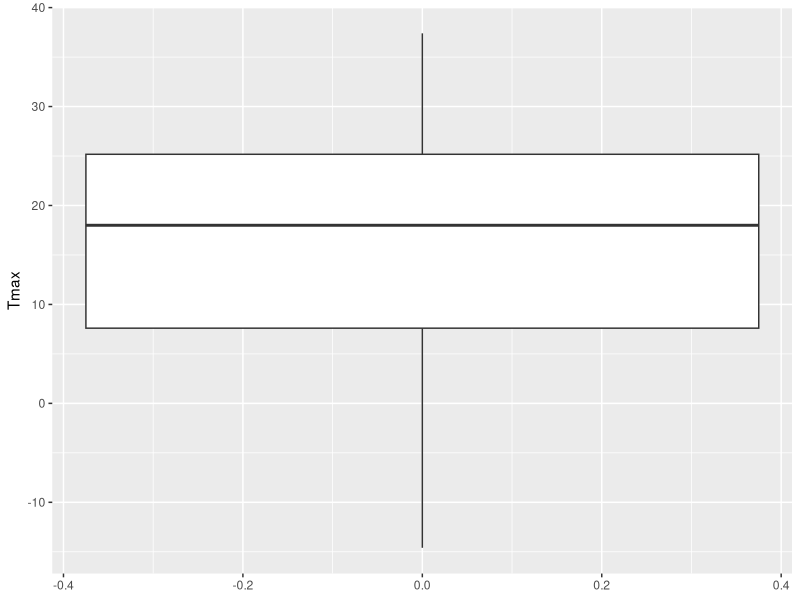
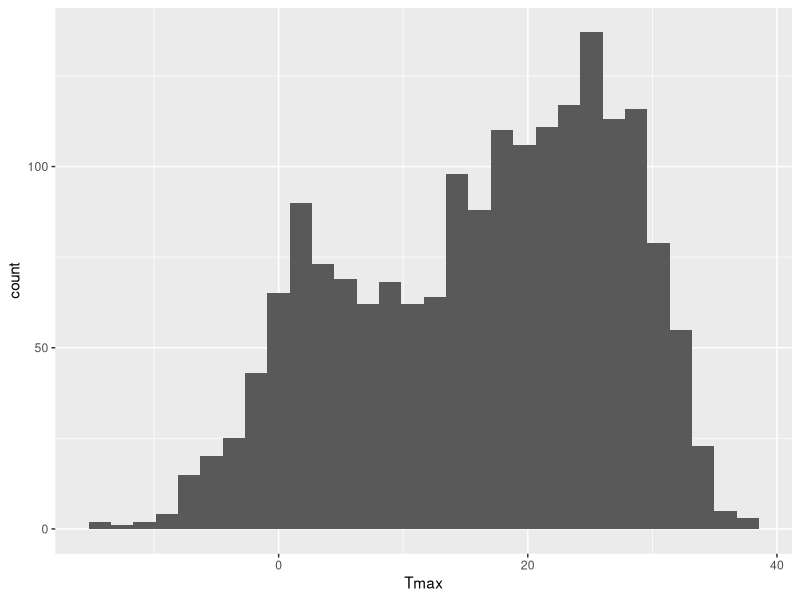
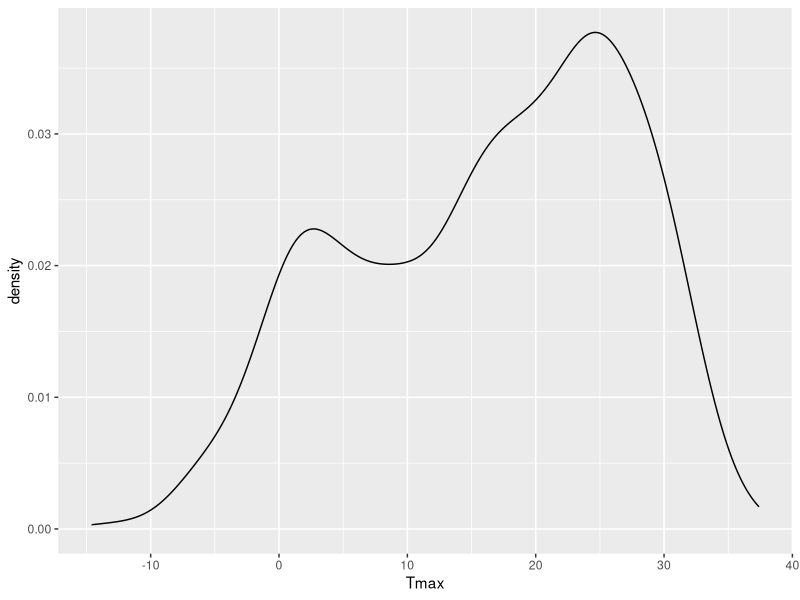
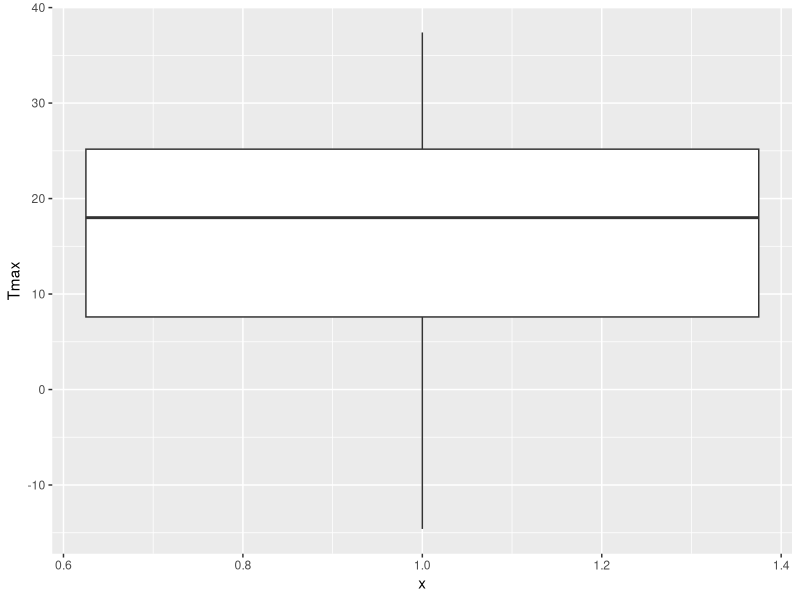
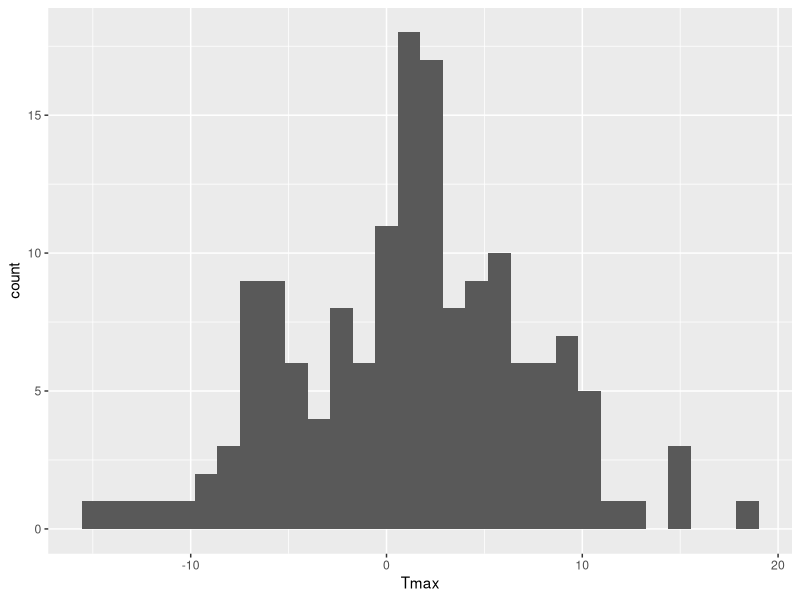
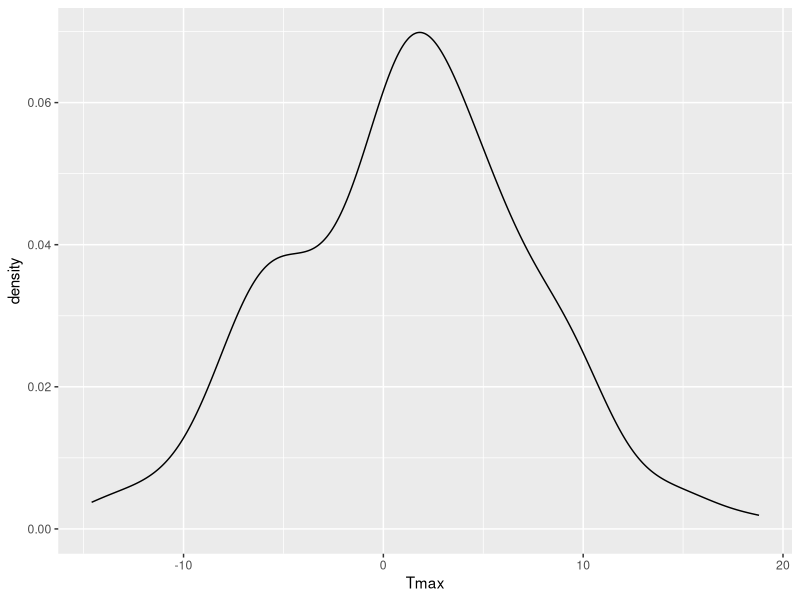
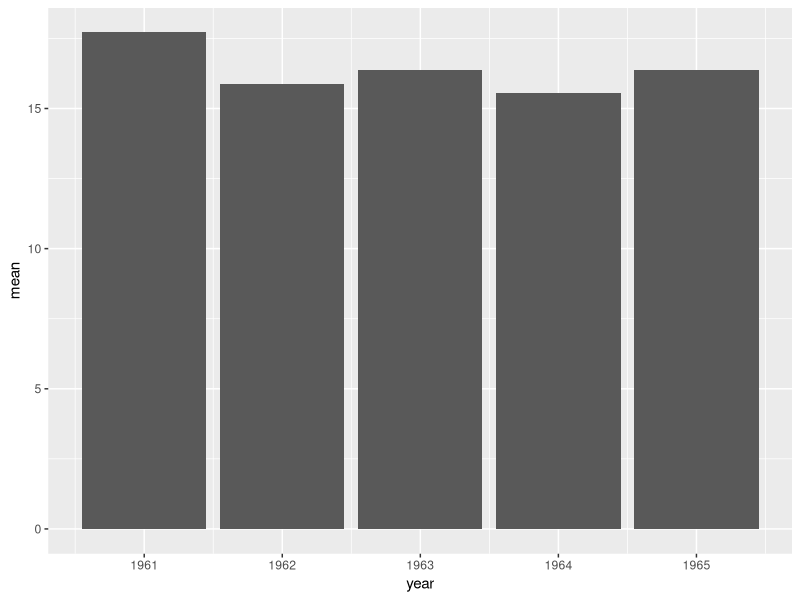
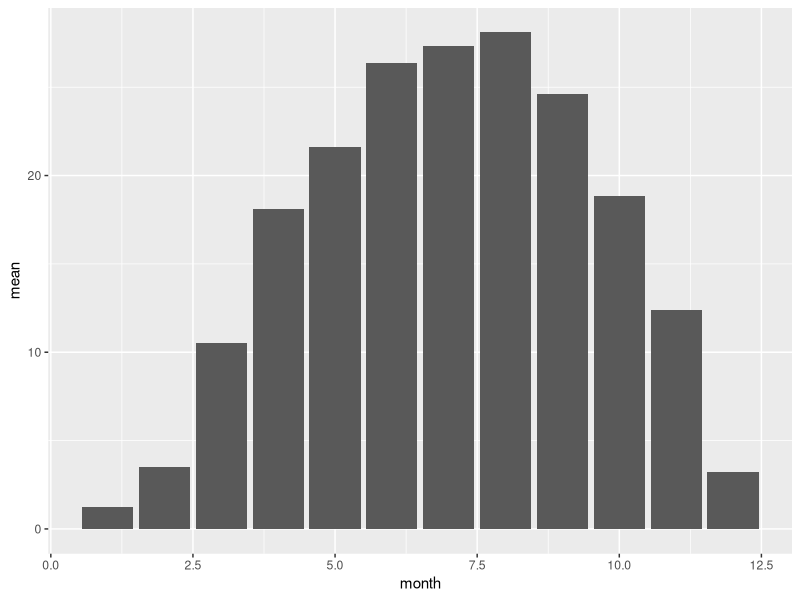

Write the R code that produced these figures, in order.
library(readr)
library(dplyr)
library(tidyr)
library(ggplot2)
library(lubridate)

# Ucitavanje podataka
test <- read_tsv('test_podaci2.txt', 
                 col_names = c('year', 'month', paste0('day_', 1:31)))

# Inspect podatke
head(test)
glimpse(test)
summary(test)

# Proveri sta ima u koloni day_31
test %>%
  select('day_31')

# Proveri koliko je ovih oznaka za NA u okviru sa podacima
sum(test == -999.9)

# Proveri da li ima NAs
sum(is.na(test))

##### Ciscenje podataka #####

# Koje kolone imaju imaju ove vrednosti?
sapply(test, function(x) sum(x == -999.9))


# Promeni ove vrednosti u NA
test$day_29[which(test$day_29 == -999.9)] <- NA
test$day_30[which(test$day_30 == -999.9)] <- NA
test$day_31[which(test$day_31 == -999.9)] <- NA

sum(is.na(test))

# Skupi kolone
(test_tidy <- test %>%
    gather(day, Tmax, -c(year, month)))

# Razdvoj vrednosti u day koloni
test_tidy <- test_tidy %>%
  separate(day, into = c('day1', 'day'))

test_tidy

# Proveri da li su u day1 koloni samo 'day' vrednosti
test_tidy %>%
  count(day1)

# Ukloni day kolonu
(test_tidy <- test_tidy %>%
    select(-day1))

# Pretvori day kolonu u numericku
(test_tidy <- test_tidy %>%
    mutate(day = as.numeric(day)))

# Napisi prethodne korake u 'jendnom' redu sa %>%
test %>%
  gather(day, Tmax, -c(year, month)) %>%
  separate(day, into = c('day1', 'day')) %>%
  select(-day1) %>%
  mutate(day = as.numeric(day))


##### Explorativna analiza #####

test_tidy %>%
  count(year)

test_tidy %>%
  count(month)

test_tidy %>%
  count(day)  # 31 dan

# Numericka EDA
# Mere centralne tendencije 
test_tidy %>%
  summarize(mean = mean(Tmax, na.rm = TRUE), 
            median = median(Tmax, na.rm = TRUE))

# Odredi modu
table(test_tidy$Tmax)

# Mere centralne tendencije po danima kroz sve mesece i godine
test_tidy %>%  # nema puno smisla ali samo ilustrujemo
  group_by(day) %>%
  summarize(mean = mean(Tmax, na.rm = TRUE), 
            median = median(Tmax, na.rm = TRUE))

# Mere centralne tendencije za januar uzimajuci sve dane u tom mesecu i sve godine
test_tidy %>%    # ovo vec ima smisla
  filter(month == 1) %>%
  group_by(day) %>%
  summarize(mean = mean(Tmax, na.rm = TRUE), 
            median = median(Tmax, na.rm = TRUE))

# Mere centralne tendencije po mesecima kroz sve godine
test_tidy %>%
  group_by(month) %>%
  summarize(mean = mean(Tmax, na.rm = TRUE), 
            median = median(Tmax, na.rm = TRUE))

# Mere centralne tendencije po godinama
test_tidy %>%                 # 1961 godina najtoplija
  group_by(year) %>%
  summarize(mean = mean(Tmax, na.rm = TRUE), 
            median = median(Tmax, na.rm = TRUE))

# Grupisanje po dve varijable korisno posle za grafike

# Mere varijabilnosti
test_tidy %>%
  summarize(SD = sd(Tmax, na.rm = TRUE), IQR = IQR(Tmax, na.rm = TRUE))

ggplot(test_tidy, aes(y = Tmax)) +
  geom_boxplot()


# Range
diff(range(test_tidy$Tmax, na.rm = TRUE))



# Vizuelna EDA
# Distibucija jedne numericke varijable

# Histogram za Tmax (iako nema smisla za sve temperature kroz mesece)
ggplot(test_tidy, aes(x = Tmax)) +
  geom_histogram()


# Density plot za Tmax
ggplot(test_tidy, aes(x = Tmax)) +
  geom_density()


# Box plot plot za Tmax
ggplot(test_tidy, aes(x = 1, y = Tmax)) +
  geom_boxplot() 

# Histogram za samo januar kroz godine
test_tidy %>%
  filter(month == 1) %>%
  ggplot(aes(x = Tmax)) +
  geom_histogram()

# Density plot za samo januar kroz godine
test_tidy %>%
  filter(month == 1) %>%
  ggplot(aes(x = Tmax)) +
  geom_density()

# Grafik dve varijable - jedna kategoricka, druga numericka
# Jedna kategoricka varijabla
test_tidy %>%
  group_by(year) %>%
  summarize(mean = mean(Tmax, na.rm = TRUE)) %>%
  ggplot(aes(x = year, y = mean)) +
  geom_col()


test_tidy %>%
  group_by(month) %>%
  summarize(mean = mean(Tmax, na.rm = TRUE)) %>%
  ggplot(aes(x = month, y = mean)) +
  geom_col()


# Samo januar kroz godine
test_tidy %>%
  filter(month == 1) %>%
  group_by(year) %>%
  summarize(mean = mean(Tmax, na.rm = TRUE)) %>%
  ggplot(aes(x = year, y = mean)) +
  geom_col()

# Faceting
# Hocemo da vidimo distribuciju temperature po godini (iako malo nema smisla)
test_tidy %>%
  ggplot(aes(x = Tmax)) +
  geom_histogram() +
  facet_wrap(~ year)

test_tidy %>%
  ggplot(aes(x = Tmax)) +
  geom_density() +
  facet_wrap(~ year)

# Overlaid density plot
test_tidy %>%
  ggplot(aes(x = Tmax, fill = as.factor(year))) +
  geom_density(alpha = .3)

# Box plot
test_tidy %>%
  ggplot(aes(x = as.factor(year), y = Tmax)) +
  geom_boxplot()


# Hocemo da vidimo distribuciju temperature po za januar po godini
test_tidy %>%
  filter(month == 1) %>%
  ggplot(aes(x = Tmax)) +
  geom_histogram(binwidth = 2) +
  facet_wrap(~ year)

# Isto i za density plot

# Isto i za overlaid density plot

# Boxplot
test_tidy %>%
  filter(month == 1) %>%
  ggplot(aes(x = as.factor(year), y = Tmax)) +
  geom_boxplot()

# Hocemo da vidimo distirbuciju Tmax za sve mesece
test_tidy %>%
  ggplot(aes(x = Tmax)) +
  geom_histogram() +
  facet_wrap(~ month)

# Isto i sa density plot

# Isto i za overlaid density plot

# Boxplot
test_tidy %>%
  ggplot(aes(x = as.factor(month), y = Tmax)) +
  geom_boxplot()

# Grafik dve varijable - obe numericke
# Koja je prosecna Tmax za svaki mesec kroz godine

test_grouped <- test_tidy %>%
  group_by(year, month) %>%
  summarise(mean = mean(Tmax))

ggplot(test_grouped, aes(x = month, y = mean, col = as.factor(year))) +
  geom_line()


# Koja je max Tmax za svaki mesec kroz godine
test_grouped <- test_tidy %>%
  group_by(year, month) %>%
  summarise(max = max(Tmax))

ggplot(test_grouped, aes(x = month, y = max, col = as.factor(year))) +
  geom_line()


# Koja je sredjna vrednost Tmax po godini
test_tidy %>%
  group_by(year) %>%
  summarize(mean = mean(Tmax)) %>%
  ggplot(aes(x = year, y = mean)) +
  geom_line()

# Koja je godina imala najvisu srednju Tmax
test_tidy %>%
  ggplot(aes(x = Tmax)) +
  geom_histogram() +
  facet_wrap(~ year)


# Kako se menjala temperatura 1. Januar kroz godine
test_tidy %>%
  filter(month == 1, day == 1) %>%
  ggplot(aes(x = year, y = Tmax)) +
  geom_line()


# Za kraj posmatraj samo godinu 1961
test_tidy %>%
  ggplot(aes(x = day, y = Tmax, col = as.factor(month))) +
  geom_line()

test_tidy %>%
  filter(month == 1) %>%
  ggplot(aes(x = day, y = Tmax, col = as.factor(year))) +
  geom_line()

# Iz neurednog data seta moze ovo da se izvuce
test %>%
  ggplot(aes(x = month, y = day_1, col = as.factor(year))) +
  geom_line()


# Line plot
test_line <- test_tidy %>%
  unite(date, year, month, day, sep = '-')

# Pretvori date date kolonu u klasu date
test_line <- test_line %>%
  mutate(date = ymd(date))
test_line

ggplot(test_line, aes(x = date, y = Tmax)) +
  geom_line()
